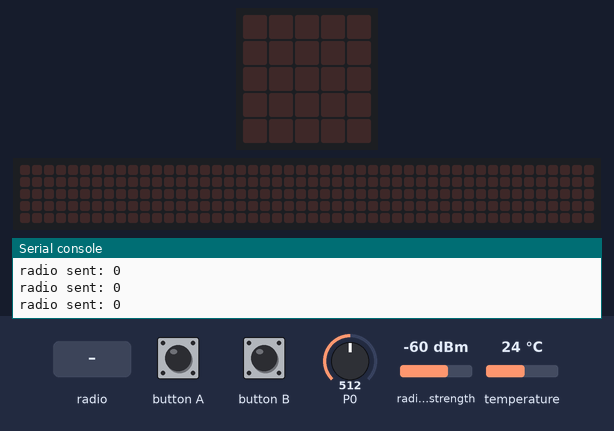
Bench run of a program on a simulated BBC micro:bit (MakeCode). Parts: the board's 5×5 LED display, a strip that is not on the board, showing the scrolling text unrolled, the last lines printed to the serial console. Inputs (shaded band) come from the test bench; at power-on: temperature 24 °C, P0 = 512, radio signal strength -60 dBm (analog values on the 0–1023 scale). No radio messages arrive unless stated (any console line starting 'radio sent:' is added by the test bench); the 48×5 strip is a reading aid, not a part: it shows the text the display is scrolling, unrolled, one strip-width of it at a time.

Above: at 1.2 s.
1.3 s: button B pressed for 0.15 s
At 1.52 s:
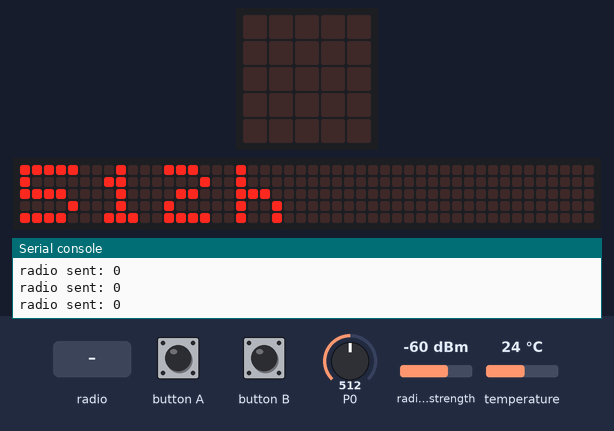
4.3 s: radio message "0" arrives
At 4.37 s:
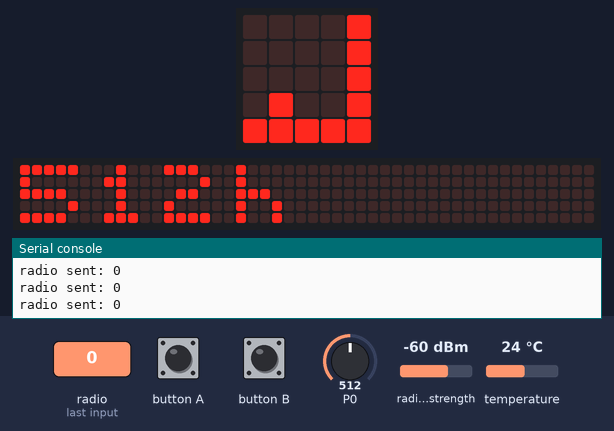
7.3 s: button A pressed for 0.15 s
At 10.0 s:
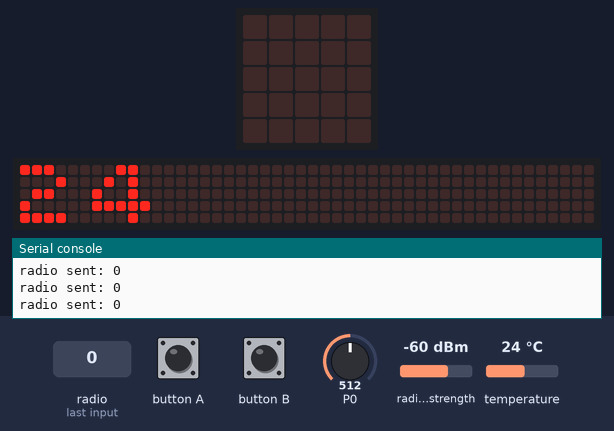
13.3 s: temperature set to 7 °C
At 14.7 s:
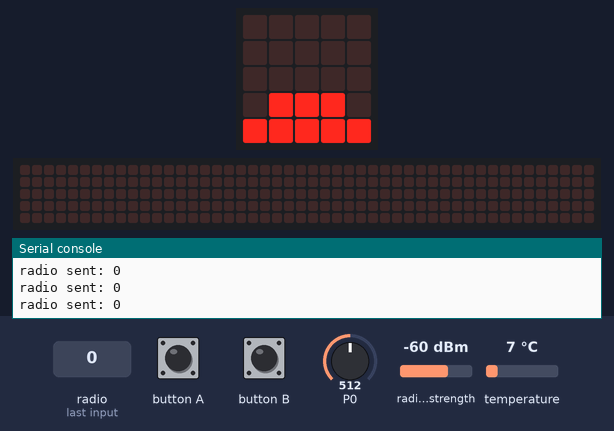
15.2 s: button A pressed for 0.15 s
At 15.8 s:
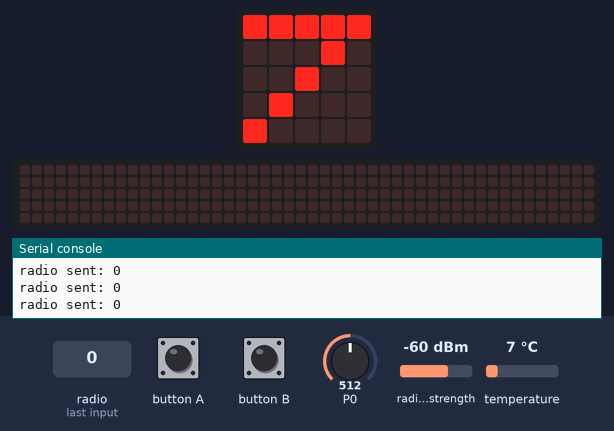

Measured:
- after the input at 1.3 s, the display: changes after 0.15 s (image 1)
- after the input at 4.3 s, the display: changes at once (image 2)
- after the input at 7.3 s, the display: changes after 0.15 s (image 3)
- after the input at 13.3 s, the display: first differs from a run without the input after 0.45 s (image 4)
- after the input at 15.2 s, the display: changes after 0.15 s (image 5)
- what the display in image 5 shows lasts 0.7 s, from 15.4 s to 16.1 s

The program:

main.ts
```typescript
input.onButtonPressed(Button.A, function () {
    basic.showNumber(input.temperature())
    basic.showString("" + input.temperature() + "c")
    led.plotBarGraph(
        8,
        30
    )
    if (8 < input.temperature()) {
        basic.showIcon(IconNames.Yes)
    }
    if (30 < input.temperature()) {
        basic.showIcon(IconNames.Target)
    }
})
input.onButtonPressed(Button.B, function () {
    basic.showString("" + pins.analogReadPin(AnalogPin.P0) + "h")
    led.plotBarGraph(
        200,
        600
    )
    if (200 < pins.analogReadPin(AnalogPin.P0)) {
        basic.showIcon(IconNames.Yes)
    }
    if (600 < pins.analogReadPin(AnalogPin.P0)) {
        basic.showIcon(IconNames.No)
    } else {
        led.stopAnimation()
    }
})
input.onButtonPressed(Button.A, function () {
    basic.showNumber(input.temperature())
    basic.showString("" + input.temperature() + "c")
    led.plotBarGraph(
        8,
        30
    )
    if (8 < input.temperature()) {
        basic.showIcon(IconNames.Yes)
    }
    if (30 < input.temperature()) {
        basic.showIcon(IconNames.Target)
    }
})
input.onButtonPressed(Button.B, function () {
    basic.showString("" + pins.analogReadPin(AnalogPin.P0) + "h")
    led.plotBarGraph(
        200,
        600
    )
    if (200 < pins.analogReadPin(AnalogPin.P0)) {
        basic.showIcon(IconNames.Yes)
    }
    if (600 < pins.analogReadPin(AnalogPin.P0)) {
        basic.showIcon(IconNames.No)
    } else {
        led.stopAnimation()
    }
})
radio.setGroup(1)
basic.forever(() => {
    radio.sendNumber(0)
})
radio.onReceivedNumber(function (receivedNumber) {
    led.plotBarGraph(
        Math.abs(radio.receivedPacket(RadioPacketProperty.SignalStrength) + 42),
        128 - 42
    )
})
```

test.ts
```typescript
// aquí va el archivo "tests"; esto no se compilará cuando este paquete se utilice como una extensión.
```
